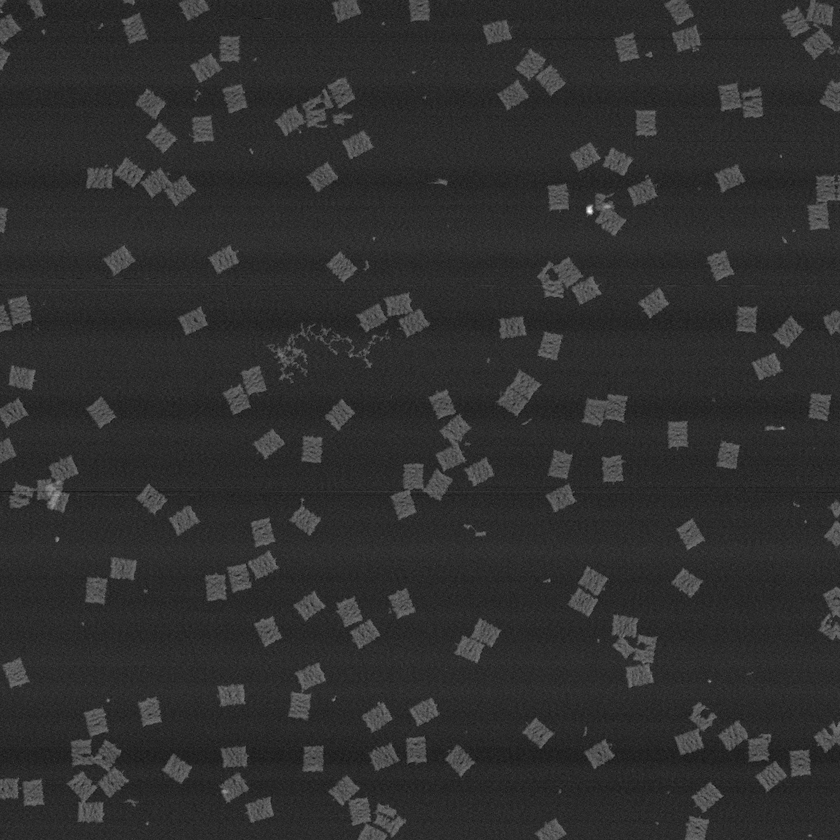
#> input picture data/extracted/rectangles/images/rectangle_1.png, 840 x 840 px, shrunk from 1024 x 1024 before the run
$ python -i afm_thresholding.py   (imports and definitions only)
#> lines starting #> are read from the running program, lines starting #| are printed output that depends on the picture
"""Foreground/background thresholding of preprocessed AFM images (GMM + morphology)."""
import numpy as np
import cv2
from sklearn.mixture import GaussianMixture


def sort_labels_by_brightness(centers, labels, k):
    # sort labels by values (labels sorted ascending by center values)
    sort_idx = np.argsort(centers)
    new_labels = np.zeros(labels.size, dtype=np.int8)
    for i in range(k):
        new_labels[(labels == sort_idx[i])] = i
    return new_labels


def gmm_thresholding(image, k):
    pixels = np.float32(np.reshape(image, (-1, 1)))

    gmm = GaussianMixture(n_components=k, covariance_type="tied", n_init=1)
    gmm = gmm.fit(pixels)
    labels = gmm.predict(pixels)

    sorted_labels = sort_labels_by_brightness(gmm.means_[:, 0], labels, k)
    return sorted_labels.reshape(np.shape(image))


def opening(image, kernel_width):
    kernel = cv2.getStructuringElement(cv2.MORPH_RECT, (kernel_width, kernel_width))
    return cv2.morphologyEx(image, cv2.MORPH_OPEN, kernel)


def closing(image, kernel_width):
    kernel = cv2.getStructuringElement(cv2.MORPH_RECT, (kernel_width, kernel_width))
    return cv2.morphologyEx(image, cv2.MORPH_CLOSE, kernel)


def origami_thresholding(image, kernel_width=9):
    smoothed = cv2.GaussianBlur(image, (kernel_width, kernel_width), cv2.BORDER_DEFAULT)
    return gmm_thresholding(smoothed, 2)


def morph_thresholding(image, opening_kernel_width=9, closing_kernel_width=9):
    float_image = np.float64(image)
    opened_image = opening(float_image, opening_kernel_width)
    return closing(opened_image, closing_kernel_width)

>>> import cv2
>>> picture = cv2.imread('../../data/extracted/rectangles/images/rectangle_1.png')
#> picture is the input picture: shape (840, 840, 3); min 13, max 255, mean 47.2
>>> result = morph_thresholding(picture)
#> in opening, `return cv2.morphologyEx(image, cv2.MORPH_OPEN, kernel)`:
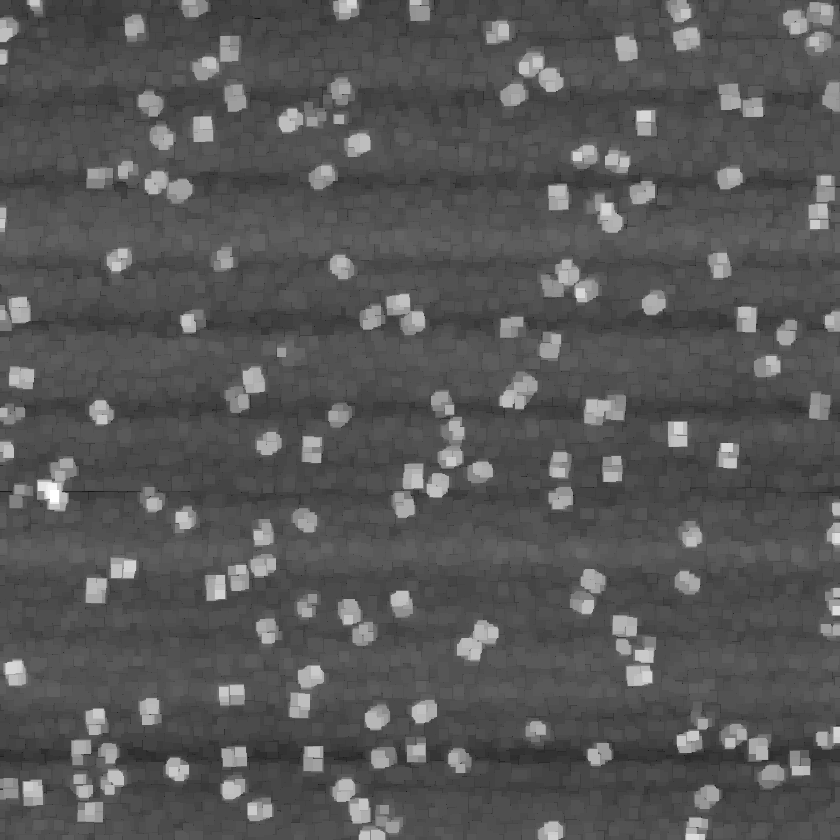
#> returned value: shape (840, 840, 3) float64; min 13, max 84, mean 37.4; drawn with min black and max white
#> in closing, `return cv2.morphologyEx(image, cv2.MORPH_CLOSE, kernel)`:
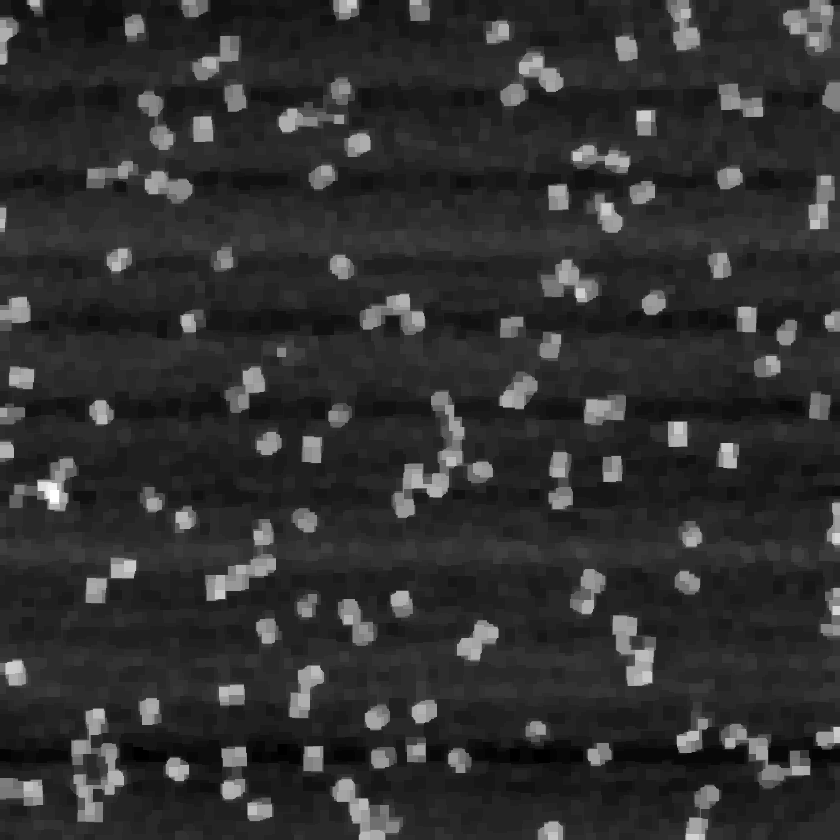
#> returned value: shape (840, 840, 3) float64; min 27, max 84, mean 37.8; drawn with min black and max white

$ run again, on data/extracted/rectangles/images/rectangle_10.png
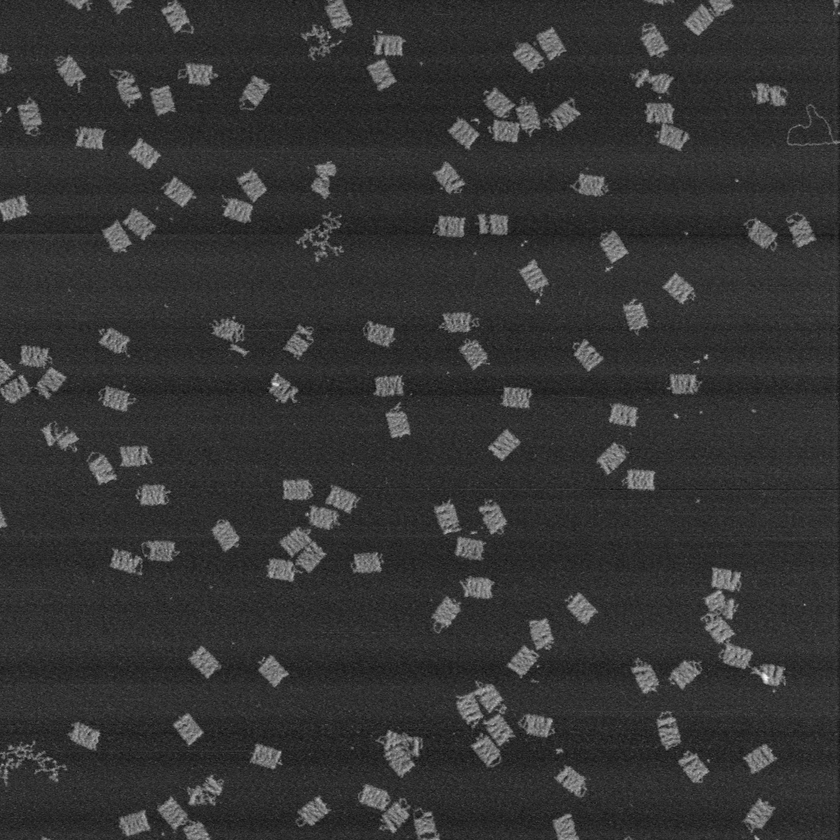
#> input picture data/extracted/rectangles/images/rectangle_10.png, 840 x 840 px, shrunk from 1024 x 1024 before the run
#> picture is the input picture: shape (840, 840, 3); min 8, max 254, mean 52.4
#> in opening, `return cv2.morphologyEx(image, cv2.MORPH_OPEN, kernel)`:
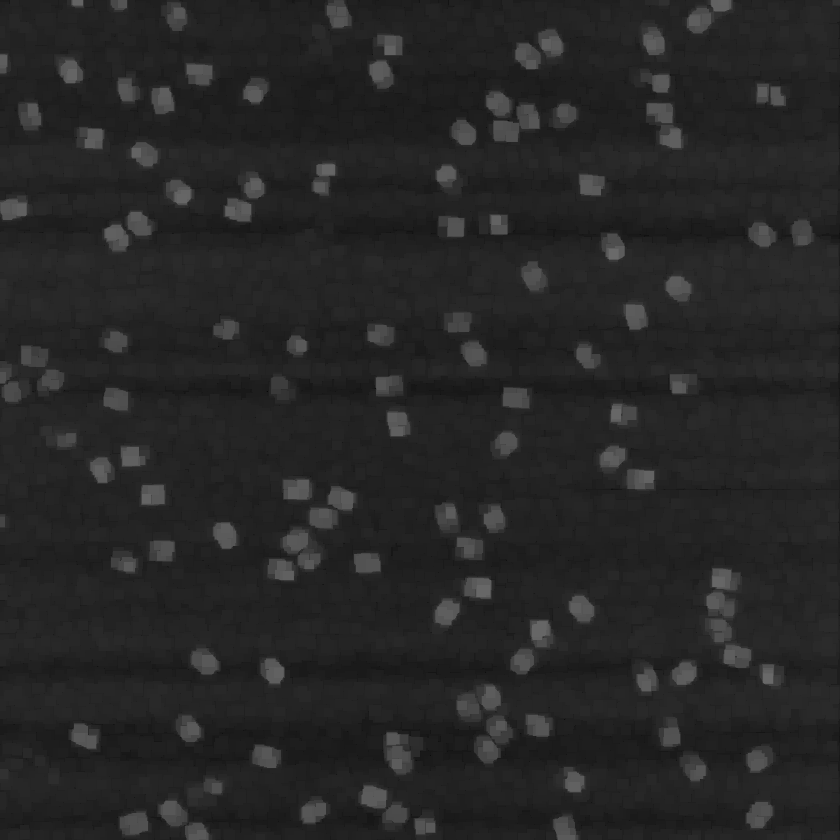
#> returned value: shape (840, 840, 3) float64; min 8, max 106, mean 38.6

$ run again, on data/extracted/rectangles/images/rectangle_11.png
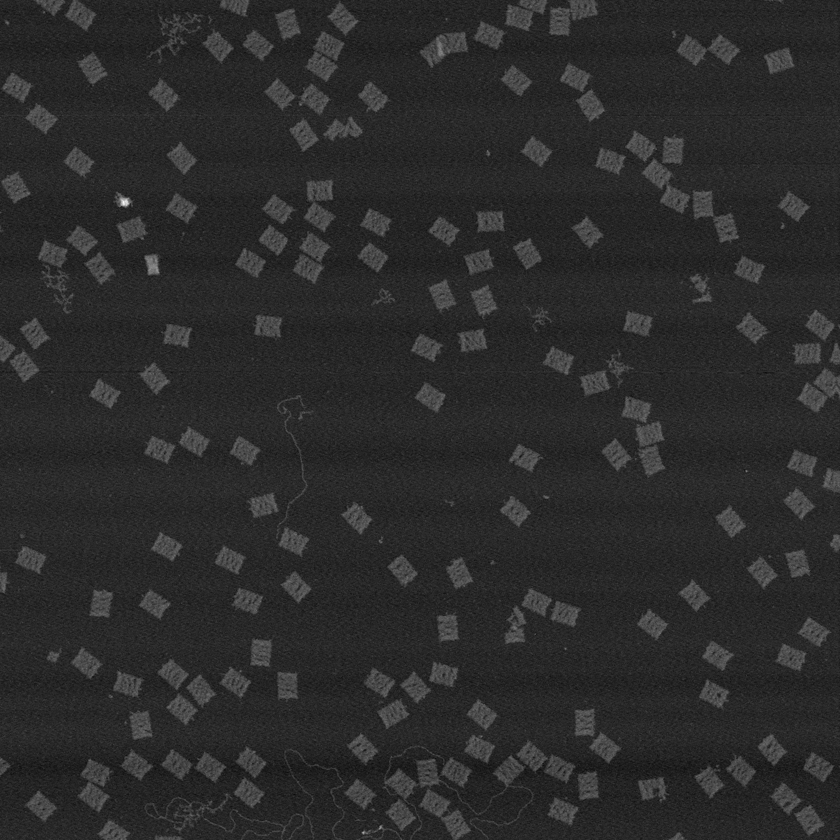
#> input picture data/extracted/rectangles/images/rectangle_11.png, 840 x 840 px, shrunk from 1024 x 1024 before the run
#> picture is the input picture: shape (840, 840, 3); min 10, max 251, mean 43.6
#> in opening, `return cv2.morphologyEx(image, cv2.MORPH_OPEN, kernel)`:
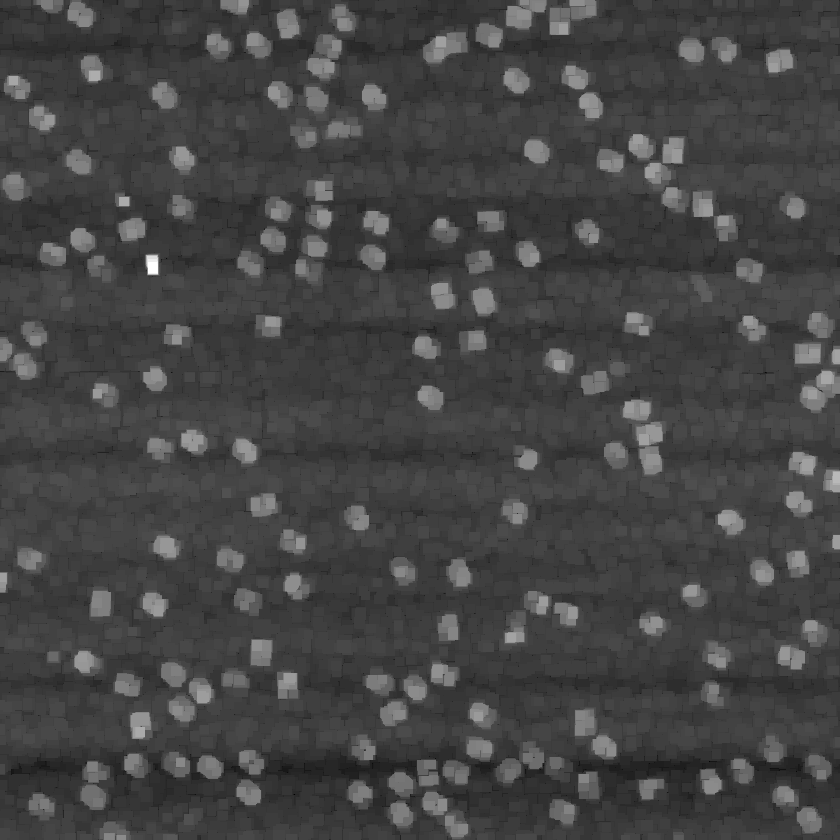
#> returned value: shape (840, 840, 3) float64; min 10, max 94, mean 32.8; drawn with min black and max white
#> in closing, `return cv2.morphologyEx(image, cv2.MORPH_CLOSE, kernel)`:
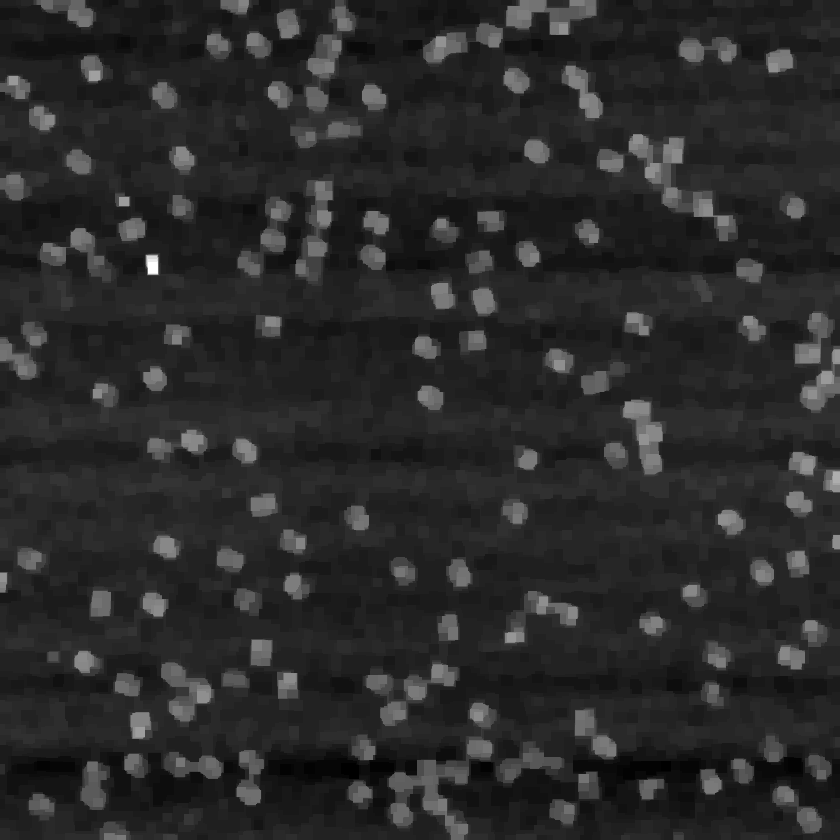
#> returned value: shape (840, 840, 3) float64; min 21, max 94, mean 33.3; drawn with min black and max white

$ run again, on data/extracted/rectangles/images/rectangle_12.png
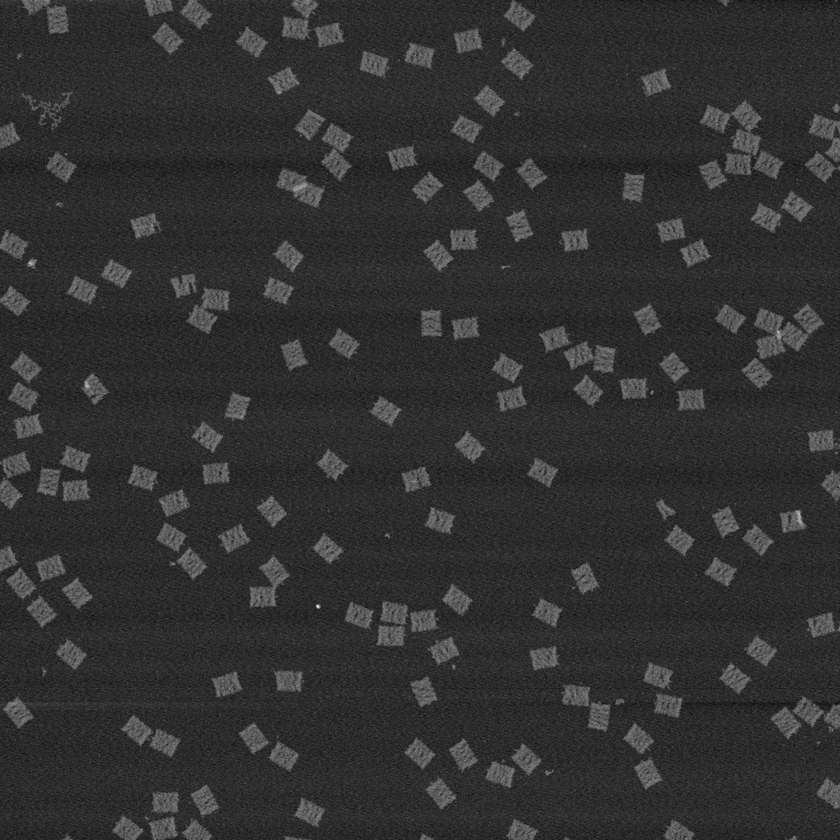
#> input picture data/extracted/rectangles/images/rectangle_12.png, 840 x 840 px, shrunk from 1024 x 1024 before the run
#> picture is the input picture: shape (840, 840, 3); min 6, max 247, mean 49.2
#> in opening, `return cv2.morphologyEx(image, cv2.MORPH_OPEN, kernel)`:
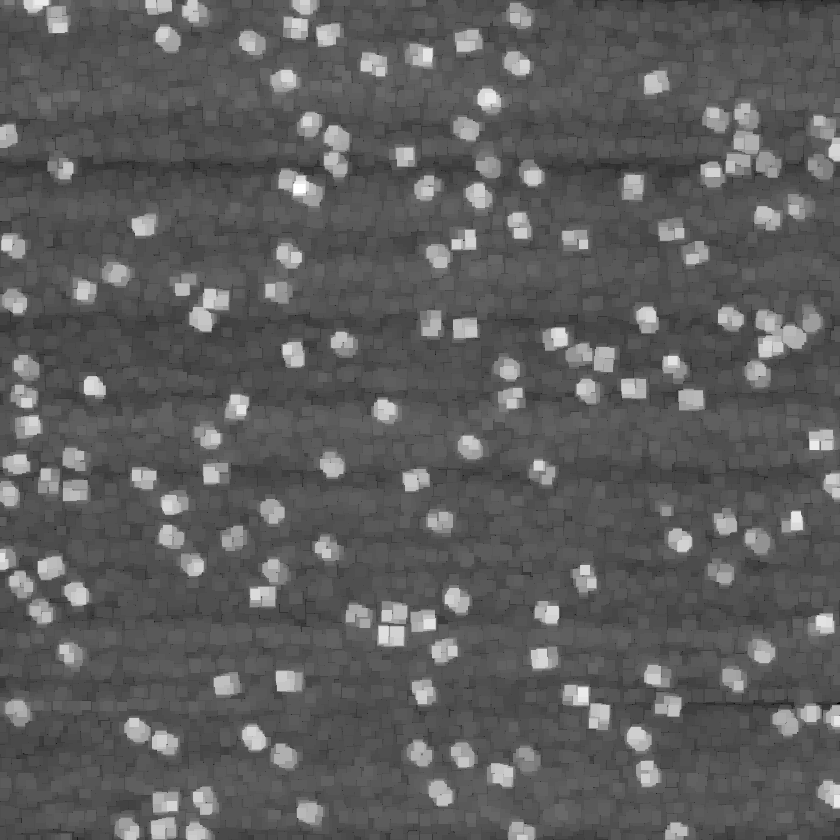
#> returned value: shape (840, 840, 3) float64; min 6, max 86, mean 35.4; drawn with min black and max white
#> in closing, `return cv2.morphologyEx(image, cv2.MORPH_CLOSE, kernel)`:
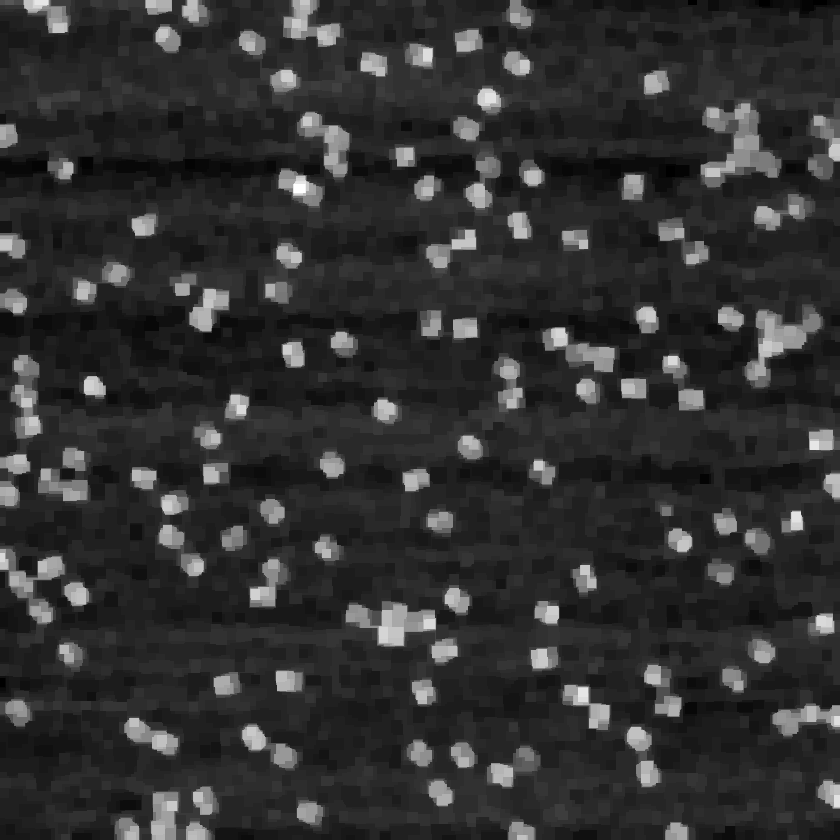
#> returned value: shape (840, 840, 3) float64; min 24, max 86, mean 36; drawn with min black and max white
